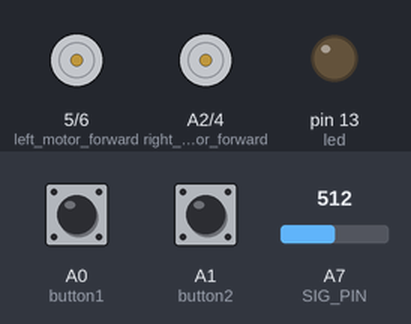
This sketch was run on a simulated Arduino Nano, built with avr-gcc and run on an emulated ATmega328P. Shown: motor-driver pin pairs drawn as motors (green arrow = first pin HIGH = forward, orange = second pin HIGH = backward, longer = more drive, scaled by the enable pin), output pins drawn as LEDs (lit = HIGH). The test bench sets the inputs (shaded band); at power-on: A0 (button1) HIGH, A1 (button2) HIGH, A7 (SIG_PIN) = 512. Pins used as bus, display or sensor lines are not drawn.

Above: at 1.2 s.
1.3 s: A0 (button1) pulled LOW for 1 s
At 1.54 s:
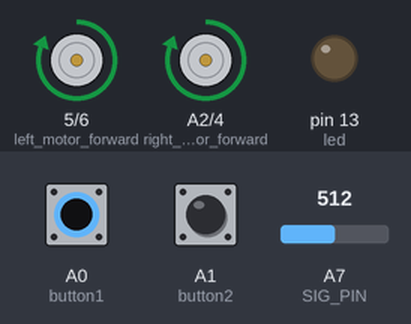
4.3 s: A1 (button2) pulled LOW for 0.15 s
At 4.31 s:
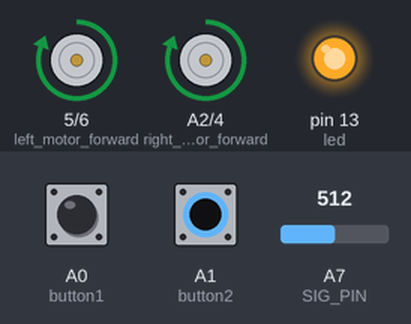
At 5.3 s:
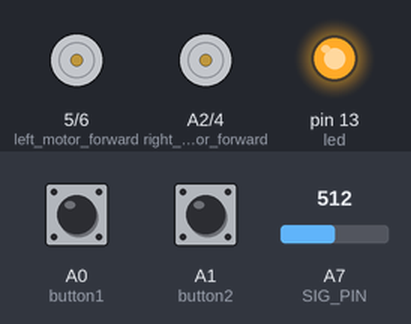
Timing chart, 0 to 7.3 s (numbered marks = the images above; inputs shaded):
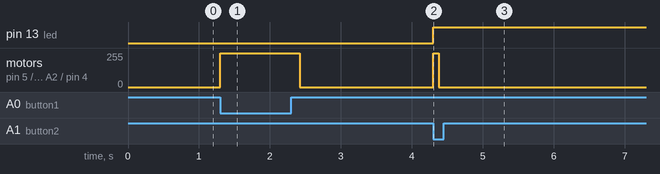

Measured:
- after the input at 1.3 s, motor on pin 5 (left_motor_forward) / pin 6 (left_motor_backward), motor on A2 (right_motor_forward) / pin 4 (right_motor_backward): stopped → forward 255/255 at once, → stopped 1.1 s later
- after the input at 4.3 s, pin 13 (led): LOW → HIGH at once; motor on pin 5 (left_motor_forward) / pin 6 (left_motor_backward), motor on A2 (right_motor_forward) / pin 4 (right_motor_backward): stopped → forward 255/255 at once, → stopped 0.08 s later

The sketch:

8IR_MUX_PID_Part-06.ino
```cpp
//motorpins
#define right_motor_forward A2  //IN1(L298) || TB6612 -- AIN2
#define right_motor_backward 4  //IN2(L298) || TB6612 -- AIN1
#define left_motor_forward 5    //IN3(L298)  || TB6612 --- BIN1
#define left_motor_backward 6   //IN4(L298)  || TB6612 --- BIN2
//speed control pins (PWM)
#define right_motor_speed 3  //EnA (L298) //TB6612 --- PWMA
#define left_motor_speed 9   //EnB (L298) //TB6612 --- PWMB

//MUX PIN
#define S0 11
#define S1 10
#define S2 8
#define S3 7
#define SIG_PIN A7

//Sensor Variables
#define sensorNumber 8
int sensorADC[sensorNumber];
int sensorDigital[sensorNumber];
int bitWeight[sensorNumber] = { 1, 2, 4, 8, 16, 32, 64, 128 };
int WeightValue[sensorNumber] = { 10, 20, 30, 40, 50, 60, 70, 80 };
int theshold = 500;
int sumOnSensor;
int sensorWight;
int bitSensor;

//PID Variables
float line_position;
float error;
float center_position = 45;
float derivative, previous_error;
int base_speed = 255;
int kp = 8;
int kd = 100;
//turns variable
String direction = "straight";  //default value straight
#define delay_before_turn 100
#define turnSpeed 150
//timers
#define stop_time 20

//distance calibration parameters
uint16_t test_time = 500; //need to be adjusted for measured distance
int measured_distance = 30;


//button
#define button1 A0
#define button2 A1
#define button3 12
//led
#define led 13

//************************************SETUP***************************************
void setup() {
  Serial.begin(9600);
  pinMode(S0, OUTPUT);
  pinMode(S1, OUTPUT);
  pinMode(S2, OUTPUT);
  pinMode(S3, OUTPUT);
  pinMode(button1, INPUT_PULLUP);
  pinMode(button2, INPUT_PULLUP);
  pinMode(button3, INPUT_PULLUP);
  pinMode(led, OUTPUT);

  pinMode(left_motor_forward, OUTPUT);
  pinMode(left_motor_backward, OUTPUT);
  pinMode(right_motor_forward, OUTPUT);
  pinMode(right_motor_backward, OUTPUT);

  pinMode(left_motor_speed, OUTPUT);
  pinMode(left_motor_speed, OUTPUT);
}


//************************************LOOP***************************************
void loop() {
  if (digitalRead(button1) == 0) {  //when button 1 is pressed
    distance(10);
    stop();
  }
  if (digitalRead(button2) == 0) {  //when button 2 is pressed
    while (1) {
      PID_Controller(base_speed, kp, kd);
    }
  }
}
```

PID_Controller.ino
```cpp
void PID_Controller(int base_speed, int p, int d) {
  read_black_line();

  if (sumOnSensor <= 2) line_position = sensorWight / sumOnSensor;
  error = center_position - line_position;

  switch (bitSensor) {
    //left side detection
    case 0b11111000: direction = "left"; break;
    case 0b11110000: direction = "left"; break;
    case 0b11111100: direction = "left"; break;
    //right side detection
    case 0b00011111: direction = "right"; break;
    case 0b00001111: direction = "right"; break;
    case 0b00111111: direction = "right"; break;
  }

  //turn execution when all the sensor on the white surface.
  if (bitSensor == 0) {
    error = 0;
    if (direction != "straight") {  //if the direction is either left or right
      digitalWrite(led, HIGH);      //turning on led as indicator when left or right turn is detected.
      delay(delay_before_turn);

      if (direction == "right") {
        //right turn logic
        turnRight(turnSpeed, turnSpeed);
      } else {
        //left turn logic
        turnLeft(turnSpeed, turnSpeed);
      }
      digitalWrite(led, LOW);  //after execution of turns the led will off
      //hard_stop(); //after executing turns the robot will stop. this is only for turn test
    }
  } else if (bitSensor == 255) {
    //stop, T intersection, Cross intersection.
    digitalWrite(led, HIGH);    //led on when all black
    distance(5);                //move 10cm forward.
    read_black_line();          //then read sensor value
    while (bitSensor == 255) {  //if sensor value still on black line. that means its stop point
      stop();                   //then robot stop
      read_black_line();        //update sensor if it's changing or not.
    }
    if (bitSensor == 0) {
      direction = "right";  //turn for T intersection.
    } else {
      if (bitSensor > 0 && bitSensor < 255) {
        direction = "straight";  //for Cross intersection
      }
    }
  }

  /*
  //bitsensor data in binary
  for (int i = 7; i >= 0; i--) {  //display bitsensor data in binary
    Serial.print(String(bitRead(bitSensor, i)));
  }

  Serial.print("   Direction: " + String(direction));
  Serial.println();
*/
  derivative = error - previous_error;
  int right_motor_correction = base_speed + (error * p + derivative * d);
  int left_motor_correction = base_speed - (error * p + derivative * d);
  previous_error = error;


  /*
  for (int i = 7; i >= 0; i--) {  //display bitsensor data
    Serial.print(String(bitRead(bitSensor, i)));
  }

  Serial.print("  Wright: " + String(sensorWight));
  Serial.print("  Error: " + String(error));
  Serial.print("  Correction Speed: " + String(left_motor_correction) + ", " + String(right_motor_correction));
  Serial.println();
  */

  motor(left_motor_correction, right_motor_correction);
}
```

Turns.ino
```cpp
void turnRight(int L, int R) {
  while (sensorDigital[4] != 1) {  //loop will break when sensor number 4 detects line.
    motor(L, -R);                  //right motor forward and left motor backward.
    read_black_line();             //observing continous change of sensor value.
    direction = "straight";        //set the direction value to default
  }
}

void turnLeft(int L, int R) {
  while (sensorDigital[4] != 1) {  //loop will break when sensor number 4 detects line.
    motor(-L, R);                  //right motor forward and left motor backward.
    read_black_line();             //observing continous change of sensor value.
    direction = "straight";        //set the direction value to default
  }
}

void hard_stop() {
  while (1) motor(0, 0);
}
void stop() {
  motor(0, 0);
}

void distance_calibration(uint16_t test_time) {
  unsigned long startTime = millis();
  while (millis() - startTime < test_time) {
    motor(base_speed, base_speed);  //forward movement
  }
  motor(0, 0);  //stop after completing the measured distance.
}

void distance(uint16_t dist) {
  int time_per_cm = test_time / measured_distance;
  unsigned long moveTime = dist * time_per_cm;
  unsigned long startTime = millis();

  while (millis() - startTime < moveTime) {
    motor(base_speed, base_speed);  //forward movement
  }
}
```

motor.ino
```cpp
void motor(int LPWM, int RPWM) {
  if (LPWM > 0) {
    digitalWrite(left_motor_forward, HIGH);
    digitalWrite(left_motor_backward, LOW);
  } else {
    digitalWrite(left_motor_forward, LOW);
    digitalWrite(left_motor_backward, HIGH);
  }

  if (RPWM > 0) {
    digitalWrite(right_motor_forward, HIGH);
    digitalWrite(right_motor_backward, LOW);
  } else {
    digitalWrite(right_motor_forward, LOW);
    digitalWrite(right_motor_backward, HIGH);
  }

  LPWM = constrain(LPWM, -255, 255);
  RPWM = constrain(RPWM, -255, 255);

  //Serial.print(String(LPWM) + ",  " + String(RPWM) + ",  ");
  //Serial.println();

  analogWrite(left_motor_speed, abs(LPWM));
  analogWrite(right_motor_speed, abs(RPWM));
}
```

read_sensor.ino
```cpp
void read_black_line() {
  sumOnSensor = 0;
  sensorWight = 0;
  bitSensor = 0;

  for (int i = 0; i < sensorNumber; i++) {
    selectChannel(i);
    delayMicroseconds(20);
    sensorADC[i] = analogRead(SIG_PIN);
    //map analog value
    if (sensorADC[i] < 200) {
      sensorADC[i] = 0;
    } else if (sensorADC[i] > 300) {
      sensorADC[i] = 1000;
    }
    //analog to digital
    if (sensorADC[i] > theshold) {
      sensorDigital[i] = 1;
    } else {
      sensorDigital[i] = 0;
    }

    sumOnSensor += sensorDigital[i];
    sensorWight += sensorDigital[i] * WeightValue[i];
    bitSensor += sensorDigital[i] * bitWeight[7 - i];
  }
}

void selectChannel(int channel) {
  digitalWrite(S0, bitRead(channel, 0));
  digitalWrite(S1, bitRead(channel, 1));
  digitalWrite(S2, bitRead(channel, 2));
  digitalWrite(S3, bitRead(channel, 3));
}


void side_calibration() {
  read_black_line();  //take sensor reading

  Serial.print("Bit Sensor in Decimal: " + String(bitSensor));
  Serial.print(" | Bit Sensor in Binary: ");

  for (int i = 7; i >= 0; i--) {  //display bitsensor data in binary
    Serial.print(String(bitRead(bitSensor, i)));
  }
  /*
  if (bitSensor == 0b10000000) {
    Serial.print("  Side: Left");
  } else if (bitSensor == 0b00000001) {
    Serial.print("  Side: Right");
  } else {
    Serial.print("  Side: NULL");
  }
*/
  Serial.println();
}

void sensor_value_check() {
  for (int i = 0; i < sensorNumber; i++) {
    selectChannel(i);
    delayMicroseconds(20);
    sensorADC[i] = analogRead(SIG_PIN);
    //map analog value
    Serial.print(String(sensorADC[i]) + "  ");
  }
  for (int i = 0; i < sensorNumber; i++) {
    //analog to digital
    if (sensorADC[i] > theshold) {
      sensorDigital[i] = 1;
    } else {
      sensorDigital[i] = 0;
    }
    Serial.print("  " + String(sensorDigital[i]));
  }
  Serial.println();
}
```
